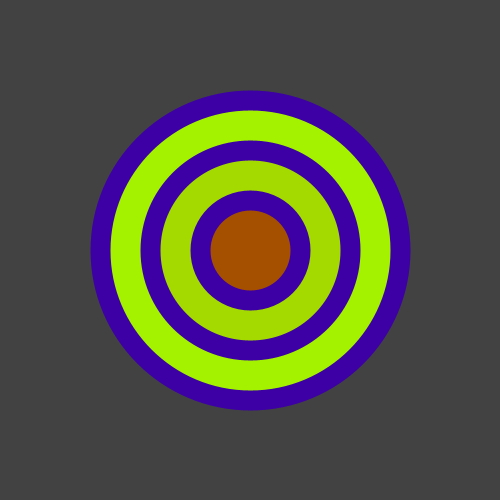
Frame 1 (no input)
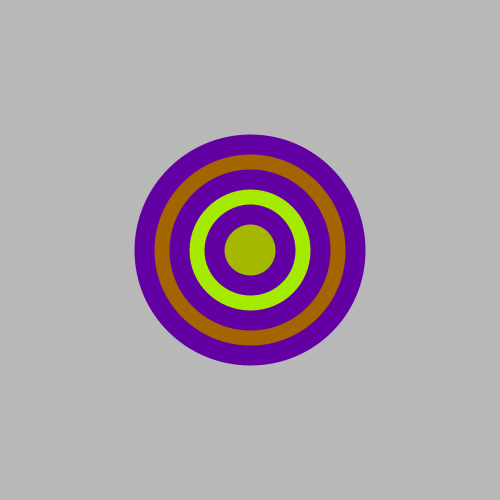
Frame 60 (the mouse pressed at the canvas centre just before this capture)
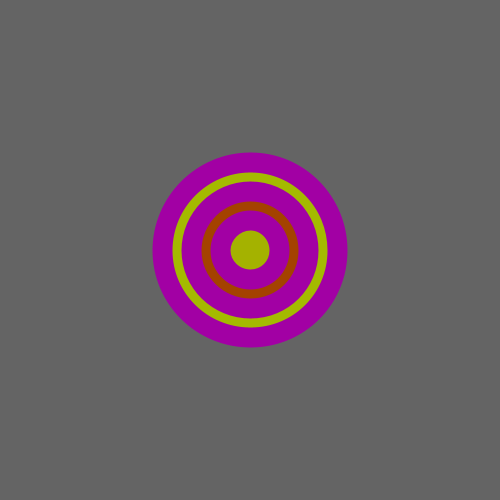
Frame 120 (the mouse held since frame 60 and released just before this capture)

The Processing sketch that drew these frames (run headless with seeded random() and noise(); from frame 60 on, the mouse is pressed at the canvas centre):

// Processing sketch: processing_161712
// ── processing_161712.pde

/*SIDNEY MCADAMS
 ANIMATION PROGRAM:Pulsing Ellipse
 HELP FROM processing.org
 9/16/14*/

float ellipseSize = 300;
float ellipseSize2 = 200;
float ellipseSize3 = 100;
float r = random(255);
boolean pulse = false;
void setup() {
  size(500, 500);
  smooth();
}
void draw() {
  background(random(255));
  fill(r, random(255), -r);
  strokeWeight(20);
  stroke(random(255), -100, r);
  ellipse(width/2, height/2, ellipseSize, ellipseSize);
  fill(r, random(255), -r);
  ellipse(250, 250, ellipseSize2, ellipseSize2);
  fill(r, random(255), -r);
  ellipse(250,250, ellipseSize3, ellipseSize3);

  if (pulse) {
    ellipseSize = ellipseSize + 1.5;
    ellipseSize2 = ellipseSize2 + 1;
    ellipseSize3 = ellipseSize3 + .5;
    if (ellipseSize > 300) {
      if (ellipseSize2 > 200) 
        if (ellipseSize3 > 100)
        pulse = false;
    }
  } else {
    ellipseSize = ellipseSize - 1.5;
    ellipseSize2 = ellipseSize2 - 1;
    ellipseSize3 = ellipseSize3 - .5;
    if (ellipseSize < 250) { 
      if (ellipseSize2 < 100) 
        if (ellipseSize3 < 50) 
        pulse = true;
    }
  }
}
